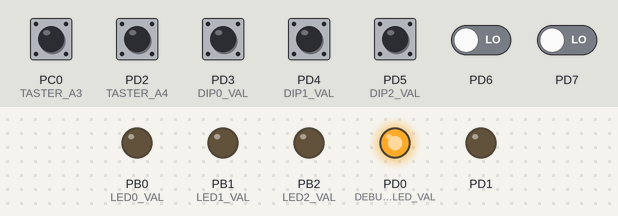
The program below on a simulated ATmega328P, built with avr-gcc and emulated at 16 MHz. On the bench: output pins drawn as LEDs (lit = HIGH). Dashed ring = blinking. The test bench sets the inputs (shaded band); at power-on: PC0 (TASTER_A3), PD2 (TASTER_A4), PD3 (DIP0_VAL), PD4 (DIP1_VAL), PD5 (DIP2_VAL) HIGH, PD6, PD7 LOW.

Above: at 1.2 s.
1.3 s: PC0 (TASTER_A3) pulled LOW for 0.15 s
At 1.8 s:
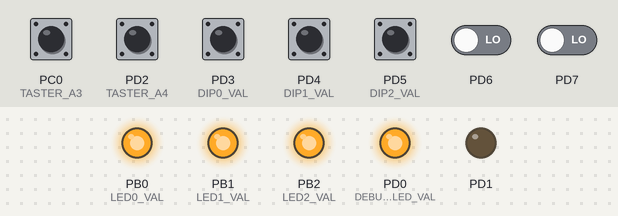
2.9 s: PD2 (TASTER_A4) pulled LOW for 0.15 s
At 4.5 s:
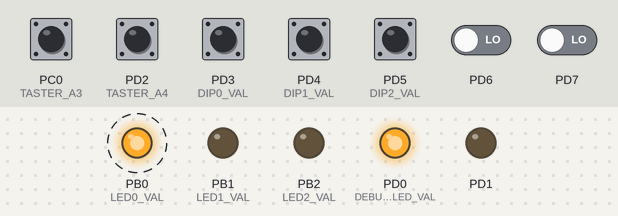
6.0 s: PC0 (TASTER_A3) pulled LOW for 1 s
At 7.3 s:
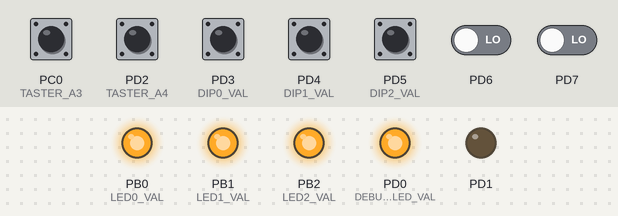
8.5 s: PD2 (TASTER_A4) pulled LOW for 1 s
At 13.1 s:
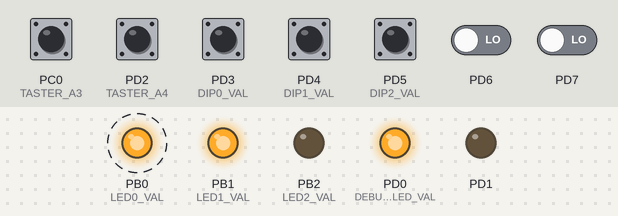
Timing chart, 0 to 16.5 s (numbered marks = the images above; inputs shaded):
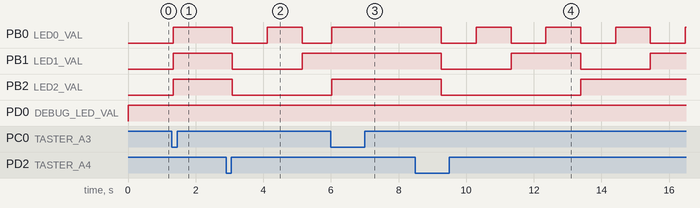

Measured:
- after the input at 1.3 s, PB0 (LED0_VAL): LOW → HIGH after 0.04 s instead of 0.76 s; PB1 (LED1_VAL), PB2 (LED2_VAL): LOW → HIGH at once
- after the input at 2.9 s, PB0 (LED0_VAL): HIGH → LOW after 0.19 s, → HIGH 1.0 s later, → LOW 1.0 s later; PB1 (LED1_VAL): HIGH → LOW after 0.19 s, → HIGH 2.1 s later; PB2 (LED2_VAL): HIGH → LOW after 0.19 s
- after the input at 6.0 s, PB1 (LED1_VAL): stays HIGH (without the input it goes to LOW after 1.2 s); PB2 (LED2_VAL): LOW → HIGH after 0.03 s instead of 1.2 s
- after the input at 8.5 s, PB0 (LED0_VAL): alternates HIGH for 1.0 s and LOW for 1.0 s, starting after 0.77 s; PB1 (LED1_VAL): alternates HIGH for 2.1 s and LOW for 2.1 s, starting after 0.77 s; PB2 (LED2_VAL): HIGH → LOW after 0.77 s, → HIGH 4.1 s later

The program:

U3-2.c
```c
#include <avr/io.h>
#include <avr/interrupt.h>
#include "timer.h"

// F_CPU has to be defined before include; otherwise error because F_CPU would be defined by util/delay.h if not already defined before
#define F_CPU 16000000UL
#include <util/delay.h>

/*
	LEDA1 AN PB0
	LEDA4 AN PB1
	LEDA7 AN PB2
	TASTER A3 AN PCINT8/ PC0/ ADC0
	TASTER A4 AN INT0/ PD2/ PCINT18
	DIP0 AN PD3
	DIP1 AN PD4
	DIP2 AN PD5
*/

//DEBUG
//PORTD &= ~(1 << DEBUG_LED_VAL);
//_delay_ms(100);
// PORTD |= (1 << DEBUG_LED_VAL);
// DEBUG END

#define LED0_MODE DDB0
#define LED0_VAL PORTB0
#define LED1_MODE DDB1
#define LED1_VAL PORTB1
#define LED2_MODE DDB2
#define LED2_VAL PORTB2
#define DEBUG_LED_MODE DDD0
#define DEBUG_LED_VAL PORTD0

#define DIP0_VAL PIND3
#define DIP0_PULL_UP PORTD3
#define DIP1_VAL PIND4
#define DIP1_PULL_UP PORTD4
#define DIP2_VAL PIND5
#define DIP2_PULL_UP PORTD5

#define TASTER_A3 PINC0
#define TASTER_A3_PULL_UP PORTC0
#define TASTER_A4 PIND2
#define TASTER_A4_PULL_UP PORTD2

void getDipValues();
void setLEDS();
void countdown();
void checkButtons();

// If the counter is running or not
volatile uint8_t running = 1;
volatile uint8_t count;
// 0 = no press
volatile uint8_t buttonReset = 0;
volatile uint8_t buttonStart = 0;

ISR(PCINT2_vect){
	count = 7;
	setLEDS();
}

int main(void){
	// Debug LED
	DDRD |= (1 << DEBUG_LED_MODE);
	PORTD |= (1 << DEBUG_LED_VAL);


	// Activate Output and Input Pull-Ups and init
	DDRB |= ((1 << LED0_MODE) | (1 << LED1_MODE) | (1 << LED2_MODE));
	DDRD |= (1 << PORTD1);
	PORTB &= ~((1 << LED0_VAL) | (1 << LED1_VAL) | (1 << LED2_VAL));
	PORTD |= ((1 << DIP0_PULL_UP) | (1 << DIP1_PULL_UP) | (1 << DIP2_PULL_UP) | (1 << TASTER_A4_PULL_UP));
	PORTC |= (1 << TASTER_A3_PULL_UP);

	// Enable interrupts for PCINT23 - PCINT16
	PCICR |= (1 << PCIE2);

	// Enable interrupt for PCINT17
	PCMSK2 |= (1 << PCINT17);

	timer_init();
	// Declare 50 ms timer for button flank detection
	declareTimer(TIMER1, 50000, checkButtons);
	// Declare 1s timer for counting down
	declareTimer(TIMER2, 1000000, countdown);

	// Enable global interrupt
	sei();

	count = 8;

	startTimer(TIMER1);
	startTimer(TIMER2);
	while(1){
	}
}

void countdown(){
	if(running) {
		if(count) {
			count--;
			setLEDS();
		} else {
			// Trigger interrupt
			PORTD ^= (1 << PORTD1);
		}
	}
}

void checkButtons(){
	uint8_t resetButtonPressed = (~PINC) & (1 << TASTER_A3);

	if (!buttonReset && resetButtonPressed) {
		running = 0;
		getDipValues();
		setLEDS();
	}
	buttonReset = resetButtonPressed;

	uint8_t startButtonPressed = (~PIND) & (1 << TASTER_A4);
	if (!buttonStart && startButtonPressed) {
		running = 1;
	}
	buttonStart = startButtonPressed;

}

void getDipValues() {
	count = (~PIND >> 3);
}

void setLEDS() {
	uint8_t tmp = PORTB;
	// 11111000 -> Clear last 3 bits
	tmp &= 0xF8;
	// 00000XXX -> Set count on tmp without modifying first 5 bits
	tmp |= (~count & 0x07);
	PORTB = tmp;
}
```

timer.h
```c
#ifndef TIMER_H
#define TIMER_H

#define TIMER_START_VAL (0xFFFFUL-200UL)
#define TIMER1 0
#define TIMER2 1
#define TIMER3 2
#define TIMER4 3
#define TIMER5 4

inline void handleTimer();

// Typedef for custom timer types
typedef uint8_t timerType;
typedef enum {
	false,
	true
} bool;
typedef struct {
	bool running;
	void (*callback)(void);
	uint32_t interval;
	uint32_t timeLeft;
} timerObject;

// Create Timer Array for timer handling
volatile timerObject timerArray[5] = {{0}};

// Timer Interrupts are thrown every 100 microsecond
ISR(TIMER1_OVF_vect){
	TCNT1 = TIMER_START_VAL;
	handleTimer();
}

// Configure registers for timer interrupt and prescaler
void timer_init() {
	// Timer1: Prescaler CLK/8 --> 0,5 mikroseconds
	TCCR1B |= (1 << CS11);
	// Set start value for timer --> timer interrupt every 100 microseconds
	TCNT1 = TIMER_START_VAL;
	// Enable Timer Overflow Interrupt
	TIMSK1 |= (1 << TOIE1);
}

inline bool isRunning(timerType timer) {
	return timerArray[timer].running;
}

inline void handleTimer(){
	// Local array for single callback handle if duplicate call to handleTimer occurs (fast interrupts)
	bool executeCallback[5] = {0};
	for(uint8_t i = 0; i<5; i++) {
		if(isRunning(i)) {
			if (timerArray[i].timeLeft <= 100) {
				timerArray[i].timeLeft = timerArray[i].interval;
				executeCallback[i] = true;
			} else {
				timerArray[i].timeLeft -= 100;
			}
		}
	}
	sei();
	for(uint8_t i = 0; i<5; i++) {
		if(executeCallback[i]) {
			timerArray[i].callback();
		}
	}
}

void declareTimer(timerType timer, uint32_t interval, void (*callback)(void)) {
	if(!isRunning(timer)) {
		timerArray[timer].interval = interval;
		timerArray[timer].timeLeft = interval;
		timerArray[timer].callback = callback;
	}
}

void startTimer(timerType timer) {
	if(!isRunning(timer)) {
		timerArray[timer].running = 1;
	}
}

void cancelTimer(timerType timer) {
	timerArray[timer].running = 0;
}

#endif
```
